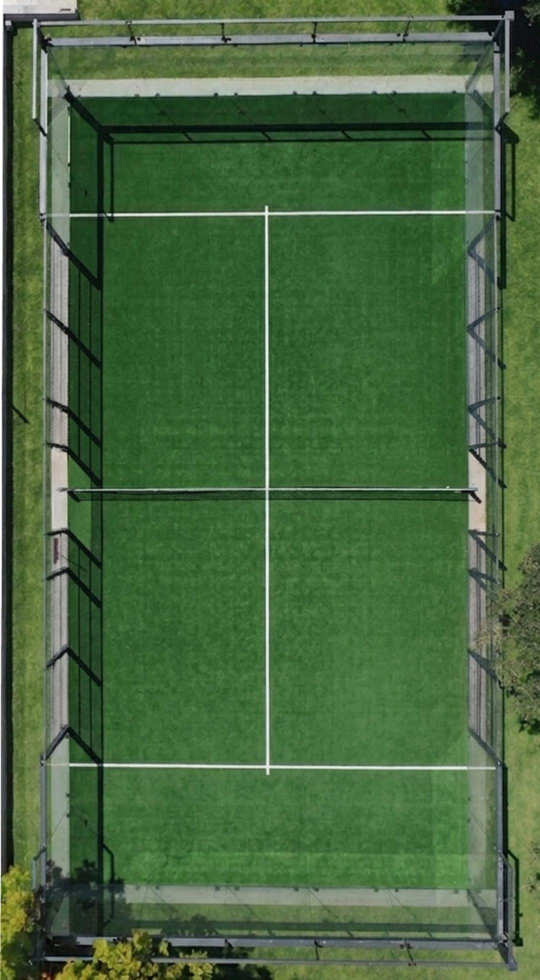
#> input picture brand/photos/overhead-court-vertical.jpg, 1080 x 1959 px (shown at 1/2 size)
$ python -i polaroid.py   (imports and definitions only)
#> lines starting #> are read from the running program, lines starting #| are printed output that depends on the picture
### render/styles/common.py
import numpy as np, cv2, math, os, subprocess
from PIL import Image, ImageDraw, ImageFont, ImageFilter
ROOT=os.path.dirname(os.path.dirname(os.path.dirname(os.path.abspath(__file__))))
W,H,FPS=1080,1920,30
_f={}
def font(name,size):
    k=(name,size)
    if k not in _f: _f[k]=ImageFont.truetype(os.path.join(ROOT,'brand','fonts','styles',name+'.woff') if not name.startswith('figtree') else os.path.join(ROOT,'brand','fonts',name+'.woff'),size)
    return _f[k]
def cl(x): return max(0.0,min(1.0,x))
def ss(x): x=cl(x); return x*x*(3-2*x)
def eout(x): x=cl(x); return 1-(1-x)**3
def prog(t,a,b): return cl((t-a)/(b-a))
# geometry in feet (width x length), long axis vertical
COURT=(32+10/12,65+7/12); PAD=(36.0,69.0); ACC=(48.0,81.0); SV=22+10/12
def rect(cx,cy,s,wl): w,l=wl; return (cx-w*s/2,cy-l*s/2,cx+w*s/2,cy+l*s/2)
# [10 lines left out: functions encode, zoom, not called in this run]

### render/styles/polaroid.py
# Style sample: instant-film scrapbook. Polaroids drop onto a corkboard with a small bounce; slow pan.
from common import *
N=320
rng=np.random.default_rng(11)
BW,BH=1080,4100
F=lambda sz,w=800: font(f'figtree-latin-{w}-normal',sz)
def cork():
    a=np.zeros((BH,BW,3),np.float32); a[:]=(176,128,82)
    n1=cv2.GaussianBlur(rng.normal(0,1,(BH,BW)).astype(np.float32),(0,0),1.2)*14
    n2=cv2.resize(cv2.GaussianBlur(rng.normal(0,1,(BH//8,BW//8)).astype(np.float32),(0,0),3),(BW,BH))*10
    a+=(n1+n2)[...,None]
    spots=rng.random((BH,BW))>0.985; a[spots]*=0.72
    y,x=np.mgrid[0:H,0:W]; return np.clip(a,0,255).astype(np.uint8)
CORK=cork()
IW=660
def illus(step):
    # faded, warm, grainy top-view illustration; step 0..3 shows court, pad, clearance, total
    S=IW; a=np.zeros((S,S,3),np.float32); a[:]=(236,222,196)
    s=7.0; cx,cy=S/2,S/2
    def R(wl): w,l=wl; return (int(cx-w*s/2),int(cy-l*s/2),int(cx+w*s/2),int(cy+l*s/2))
    A=R(ACC);P=R(PAD);C=R(COURT)
    if step>=2: cv2.rectangle(a,A[:2],A[2:],(196,206,170),-1)
    if step>=1: cv2.rectangle(a,P[:2],P[2:],(170,146,116),-1)
    cv2.rectangle(a,C[:2],C[2:],(92,128,150),-1)
    L=(245,238,225)
    cv2.rectangle(a,C[:2],C[2:],L,3,cv2.LINE_AA); cv2.line(a,(C[0]-6,int(cy)),(C[2]+6,int(cy)),L,4,cv2.LINE_AA)
    for y in (cy-SV*s,cy+SV*s): cv2.line(a,(C[0],int(y)),(C[2],int(y)),L,2,cv2.LINE_AA)
    cv2.line(a,(int(cx),int(cy-SV*s)),(int(cx),int(cy+SV*s)),L,2,cv2.LINE_AA)
    if step>=2:
        for k in range(0,A[2]-A[0],18): cv2.line(a,(A[0]+k,A[1]),(A[0]+k+9,A[1]),(90,80,60),2); cv2.line(a,(A[0]+k,A[3]),(A[0]+k+9,A[3]),(90,80,60),2)
        for k in range(0,A[3]-A[1],18): cv2.line(a,(A[0],A[1]+k),(A[0],A[1]+k+9),(90,80,60),2); cv2.line(a,(A[2],A[1]+k),(A[2],A[1]+k+9),(90,80,60),2)
    # instant-film look: fade, warm cast, grain, vignette, soft bloom
    a=a*0.82+np.array([240,215,180])*0.18
    a=a*0.85+cv2.GaussianBlur(a,(0,0),6)*0.15
    a+=rng.normal(0,7,(S,S,1))
    y,x=np.mgrid[0:S,0:S]; v=((x-S/2)**2+(y-S/2)**2)/(S/2)**2; a*=(1-0.22*v)[...,None]
    return Image.fromarray(np.clip(a,0,255).astype(np.uint8))
CAPS=["the court  32'10\" x 65'7\"","concrete pad  36' x 69'","+ 6' clear all around","total  48' x 81'"]
def polaroid(k):
    pw,ph=IW+60,IW+60+170
    im=Image.new('RGBA',(pw,ph),(250,248,242,255)); im.paste(illus(k),(30,30))
    d=ImageDraw.Draw(im); f=F(44,800)
    s=CAPS[k]
    while f.getbbox(s)[2]>pw-60: f=F(f.size-2,800)
    d.text((pw//2,IW+60+82),s,font=f,fill=(38,34,40,255),anchor='mm')
    return im
POL=[polaroid(k) for k in range(4)]
#> in polaroid, `im = Image.new('RGBA', (pw, ph), (250, 248, 242, 255))`:
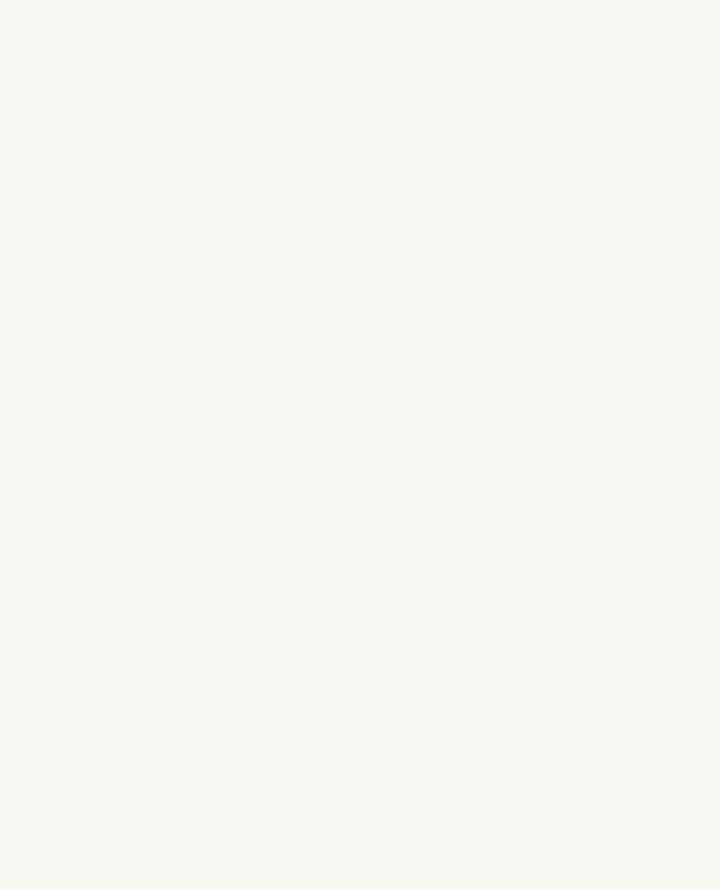
#> im: PIL image 720x890 RGBA; mean R, G, B, A 250, 248, 242, 255
#> after the loop in illus, `for y in (cy-SV*s,cy+SV*s): cv2.line(a,(C[0],int(y)),(C[2],int(y)),L,2..`: a: shape (660, 660, 3) float32; mean of channels 0, 1, 2 204.3, 201.9, 185.8
#> in illus, `cv2.line(a,(int(cx),int(cy-SV*s)),(int(cx),int(cy+SV*s)),L,2,cv2.LINE_..`: a: shape (660, 660, 3) float32; mean of channels 0, 1, 2 204.6, 202.1, 185.9
#> in polaroid, `im.paste(illus(k), (30, 30))`:
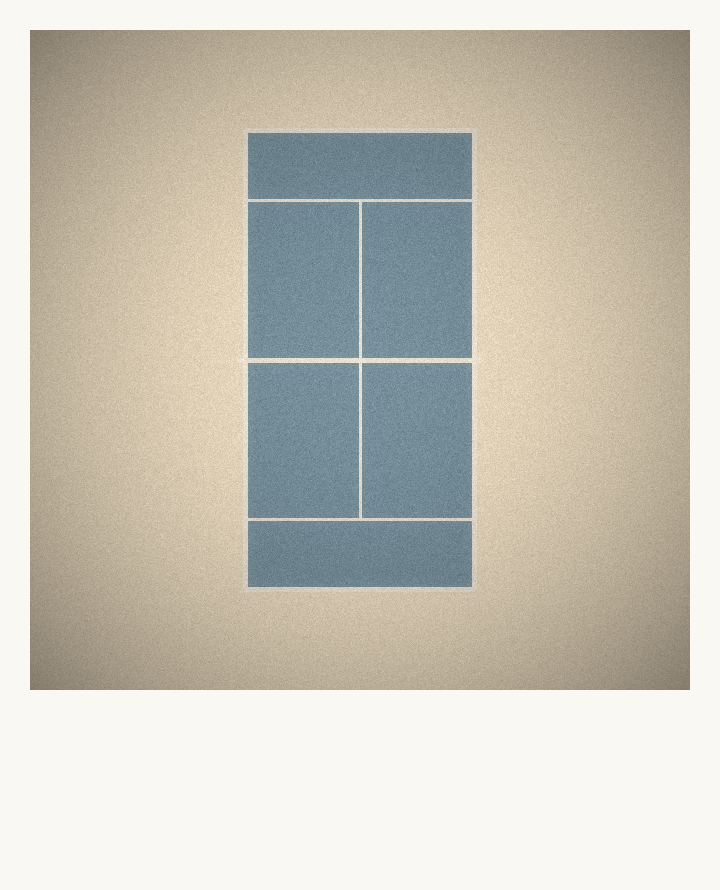
#> im: PIL image 720x890 RGBA; mean R, G, B, A 199.8, 196, 184, 255
#> after the loop in illus (call 2), `for y in (cy-SV*s,cy+SV*s): cv2.line(a,(C[0],int(y)),(C[2],int(y)),L,2..`: a: shape (660, 660, 3) float32; mean of channels 0, 1, 2 202.1, 199.4, 183.3
#> in illus (call 2), `cv2.line(a,(int(cx),int(cy-SV*s)),(int(cx),int(cy+SV*s)),L,2,cv2.LINE_..`: a: shape (660, 660, 3) float32; mean of channels 0, 1, 2 202.4, 199.6, 183.4
#> call 3 of illus, with step = 2
#> after the loop in illus (call 3), `for y in (cy-SV*s,cy+SV*s): cv2.line(a,(C[0],int(y)),(C[2],int(y)),L,2..`: a: shape (660, 660, 3) float32; mean of channels 0, 1, 2 195.3, 196.8, 179.2
#> in illus (call 3), `cv2.line(a,(int(cx),int(cy-SV*s)),(int(cx),int(cy+SV*s)),L,2,cv2.LINE_..`: a: shape (660, 660, 3) float32; mean of channels 0, 1, 2 195.6, 197.1, 179.3
#> after the loop in illus (call 3), `for k in range(0,A[2]-A[0],18): cv2.line(a,(A[0]+k,A[1]),(A[0]+k+9,A[1..`: a: shape (660, 660, 3) float32; mean of channels 0, 1, 2 195.3, 196.7, 179
#> after the loop in illus (call 3), `for k in range(0,A[3]-A[1],18): cv2.line(a,(A[0],A[1]+k),(A[0],A[1]+k+..`:
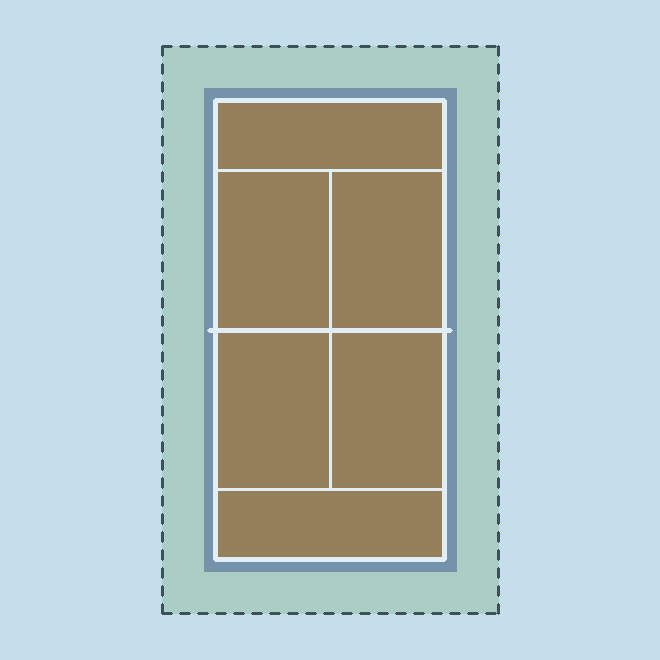
#> a: shape (660, 660, 3) float32; mean of channels 0, 1, 2 194.7, 196.1, 178.5; drawn as B, G, R
#> in illus (call 3), `a+=rng.normal(0,7,(S,S,1))`:
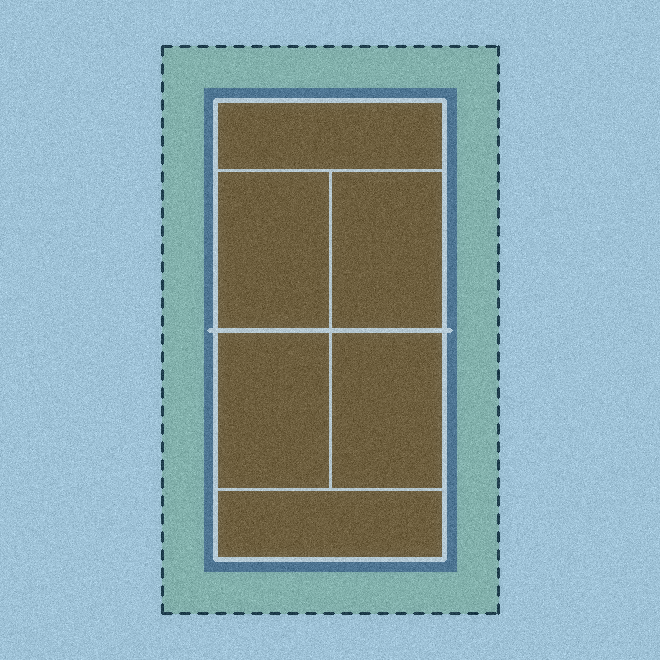
#> a: shape (660, 660, 3) float64; mean of channels 0, 1, 2 202.6, 198.8, 179; drawn with min black and max white
#> in illus (call 3), `a *= (1 - 0.22 * v)[..., None]`:
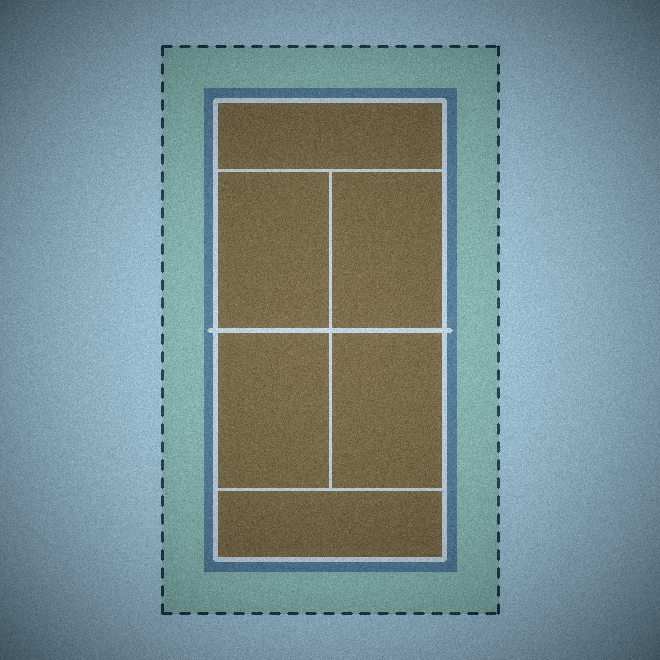
#> a: shape (660, 660, 3) float64; mean of channels 0, 1, 2 169.9, 167.7, 151.7; drawn with min black and max white
#> in illus (call 3), `return Image.fromarray(np.clip(a,0,255).astype(np.uint8))`:
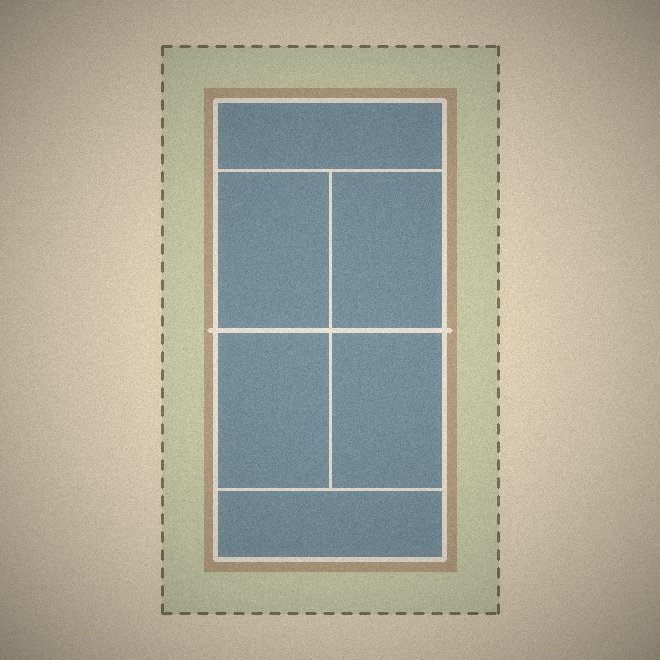
#> returned value: PIL image 660x660 RGB; mean R, G, B 169.4, 167.2, 151.2
#> call 4 of illus, with step = 3
#> in illus (call 4), `a *= (1 - 0.22 * v)[..., None]`:
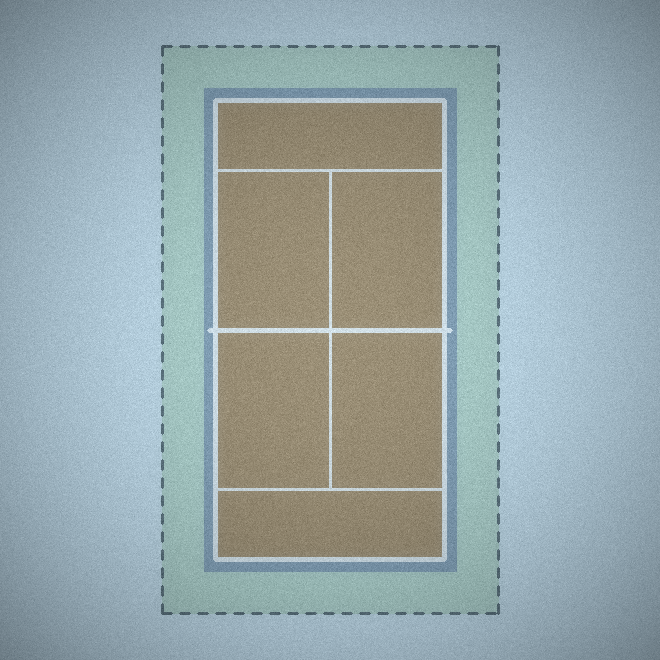
#> a: shape (660, 660, 3) float64; mean of channels 0, 1, 2 169.9, 167.7, 151.7; drawn as B, G, R
#> POL = 4 items
SLOTS=[(500,760,-4.0,'tape'),(580,1640,3.0,'pin'),(490,2520,-2.5,'tape'),(570,3400,5.0,'pin')]
LAND=[18,96,178,256]
def tape(w=210,h=64):
    t=Image.new('RGBA',(w,h),(232,222,190,170)); d=ImageDraw.Draw(t)
    for x in (0,w-1):
        for y in range(0,h,6): d.point((x,y),fill=(0,0,0,0))
    return t
def pin(img,xy):
    d=ImageDraw.Draw(img); x,y=xy
    d.ellipse((x-24+6,y-24+8,x+24+6,y+24+8),fill=(0,0,0,70))
    d.ellipse((x-24,y-24,x+24,y+24),fill=(196,48,40,255)); d.ellipse((x-12,y-15,x-2,y-5),fill=(240,150,140,255))
def board(t):
    b=Image.fromarray(CORK).convert('RGBA')
    for k,(x,y,rot,acc) in enumerate(SLOTS):
        if t<LAND[k]: continue
        u=(t-LAND[k])/30*FPS/30
        # drop: falls in from above and larger, small bounce on landing
        if u<0.33: s=1.18-0.21*ss(u/0.33); dy=-60*(1-ss(u/0.33))
        elif u<0.55: s=0.97+0.03*ss((u-0.33)/0.22); dy=0
        else: s=1.0; dy=0
        p=POL[k].resize((int(POL[k].width*s),int(POL[k].height*s)),Image.BICUBIC).rotate(rot,expand=True,resample=Image.BICUBIC)
        sh=Image.new('RGBA',p.size,(0,0,0,0)); sh.putalpha(p.getchannel('A').point(lambda v:int(v*0.45)))
        sh=sh.filter(ImageFilter.GaussianBlur(12+20*(s-1)*5)); off=int(10+60*(s-1))
        b.alpha_composite(sh,(int(x-p.width/2+off),int(y-p.height/2+dy+off+6)))
        b.alpha_composite(p,(int(x-p.width/2),int(y-p.height/2+dy)))
        if u>=0.4:
            if acc=='tape':
                tp=tape().rotate(rot+(-8 if k%2 else 8),expand=True); b.alpha_composite(tp,(int(x-tp.width/2),int(y-p.height/2-18)))
            else: pin(b,(int(x),int(y-p.height/2+36)))
    return b
CAMY=[(0,0),(68,0),(98,680),(150,680),(180,1560),(228,1560),(258,2440),(320,2470)]
def camy(t):
    for (t0,y0),(t1,y1) in zip(CAMY,CAMY[1:]):
        if t<=t1: return y0+(y1-y0)*ss((t-t0)/(t1-t0))
    return CAMY[-1][1]
TOP=F(58,800)
def frame(i):
    t=i; y=int(min(BH-H,camy(t)))
    b=board(t).crop((0,y,W,y+H))
    d=ImageDraw.Draw(b)
    if y<300:
        al=int(255*ss(prog(t,0,15)))
        d.text((W//2,170-y),"The space you need",font=TOP,fill=(255,250,240,al),anchor='mm')
    return np.array(b.convert('RGB'))
# [5 lines not run here, left out]

>>> import cv2
>>> picture = cv2.imread('../../brand/photos/overhead-court-vertical.jpg')
#> picture is the input picture: shape (1959, 1080, 3); mean B, G, R 63.8, 103.3, 72.4
>>> result = frame(picture)
#> (the run stopped early here; a loop or call above may not have finished)
